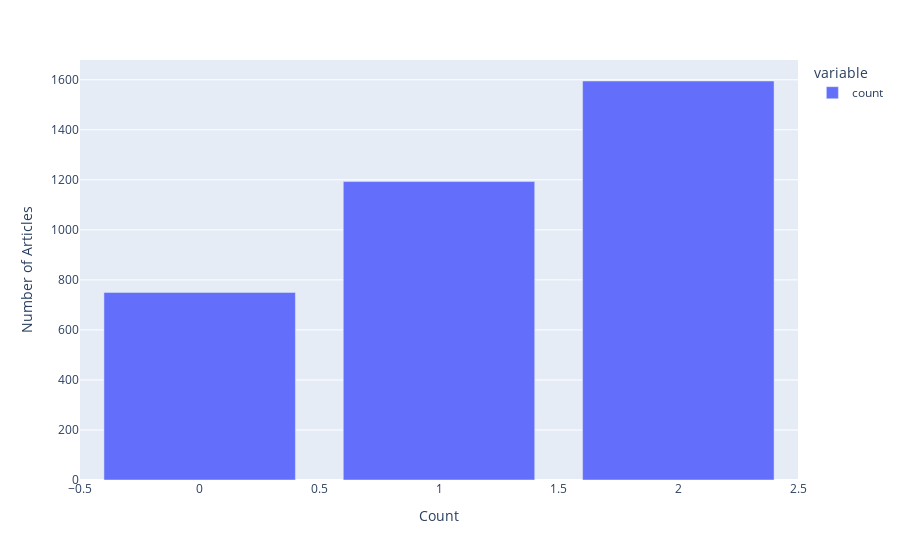
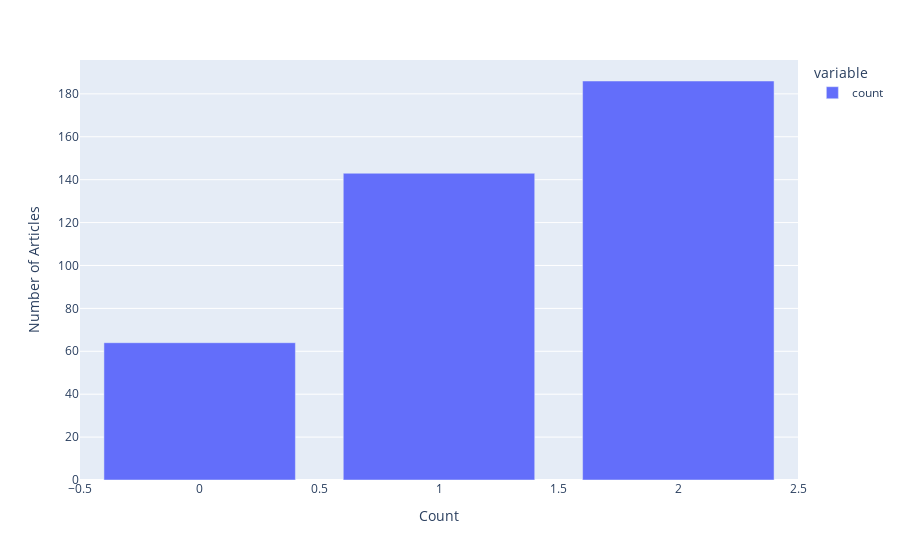
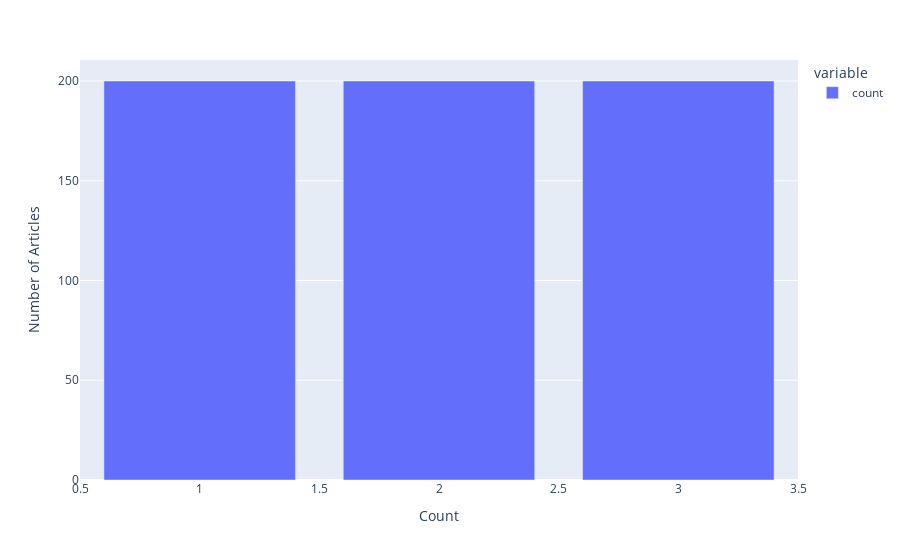

Notebook cell for these charts, in order:
### Markdown cell above
#### 1. Raw training set

### Code cell
# Get Raws dataset
train_raw_df, eval_raw_df, test_raw_df = get_train_eval_test('news_train.jsonl', 'news_test_upsample.jsonl')
show_labels_count(train_raw_df)
show_labels_count(eval_raw_df)
show_labels_count(test_raw_df)

### Figure 1 — Plotly figure (JSON) as saved in the notebook; plotly's stock layout.template omitted (floating-point values rounded to 4 significant figures)
{"data": [{"alignmentgroup": "True", "hovertemplate": "variable=count<br>labels=%{x}<br>value=%{y}<extra></extra>", "legendgroup": "count", "marker": {"color": "#636efa", "pattern": {"shape": ""}}, "name": "count", "offsetgroup": "count", "orientation": "v", "showlegend": true, "textposition": "auto", "type": "bar", "x": [2, 1, 0], "xaxis": "x", "y": [1595, 1193, 750], "yaxis": "y"}], "layout": {"barmode": "relative", "legend": {"title": {"text": "variable"}, "tracegroupgap": 0}, "margin": {"t": 60}, "xaxis": {"anchor": "y", "domain": [0, 1], "title": {"text": "Count"}}, "yaxis": {"anchor": "x", "domain": [0, 1], "title": {"text": "Number of Articles"}}}}

### Figure 2 — Plotly figure (JSON) as saved in the notebook; plotly's stock layout.template omitted (floating-point values rounded to 4 significant figures)
{"data": [{"alignmentgroup": "True", "hovertemplate": "variable=count<br>labels=%{x}<br>value=%{y}<extra></extra>", "legendgroup": "count", "marker": {"color": "#636efa", "pattern": {"shape": ""}}, "name": "count", "offsetgroup": "count", "orientation": "v", "showlegend": true, "textposition": "auto", "type": "bar", "x": [2, 1, 0], "xaxis": "x", "y": [186, 143, 64], "yaxis": "y"}], "layout": {"barmode": "relative", "legend": {"title": {"text": "variable"}, "tracegroupgap": 0}, "margin": {"t": 60}, "xaxis": {"anchor": "y", "domain": [0, 1], "title": {"text": "Count"}}, "yaxis": {"anchor": "x", "domain": [0, 1], "title": {"text": "Number of Articles"}}}}

### Figure 3 — Plotly figure (JSON) as saved in the notebook; plotly's stock layout.template omitted (floating-point values rounded to 4 significant figures)
{"data": [{"alignmentgroup": "True", "hovertemplate": "variable=count<br>labels=%{x}<br>value=%{y}<extra></extra>", "legendgroup": "count", "marker": {"color": "#636efa", "pattern": {"shape": ""}}, "name": "count", "offsetgroup": "count", "orientation": "v", "showlegend": true, "textposition": "auto", "type": "bar", "x": [1, 2, 3], "xaxis": "x", "y": [200, 200, 200], "yaxis": "y"}], "layout": {"barmode": "relative", "legend": {"title": {"text": "variable"}, "tracegroupgap": 0}, "margin": {"t": 60}, "xaxis": {"anchor": "y", "domain": [0, 1], "title": {"text": "Count"}}, "yaxis": {"anchor": "x", "domain": [0, 1], "title": {"text": "Number of Articles"}}}}
